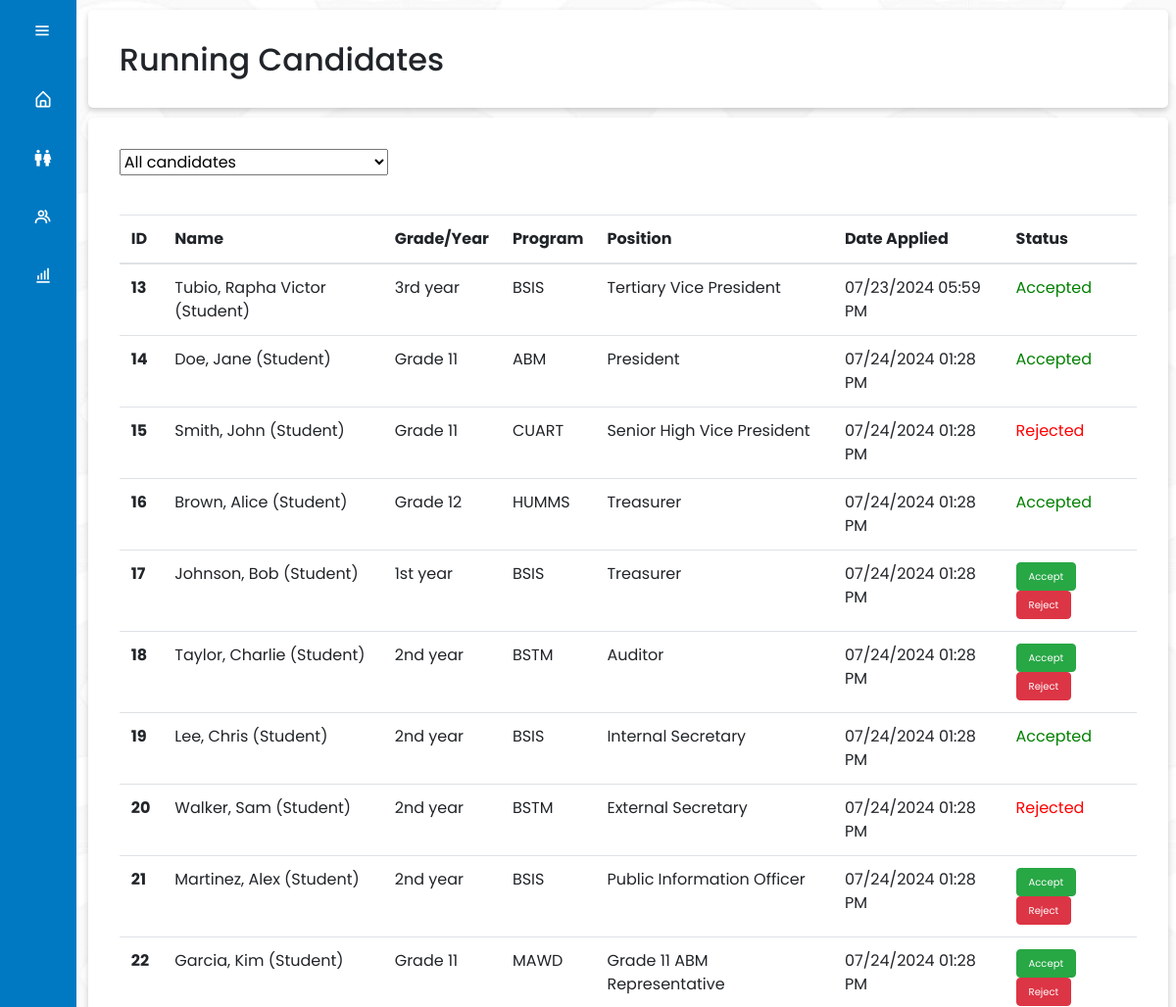
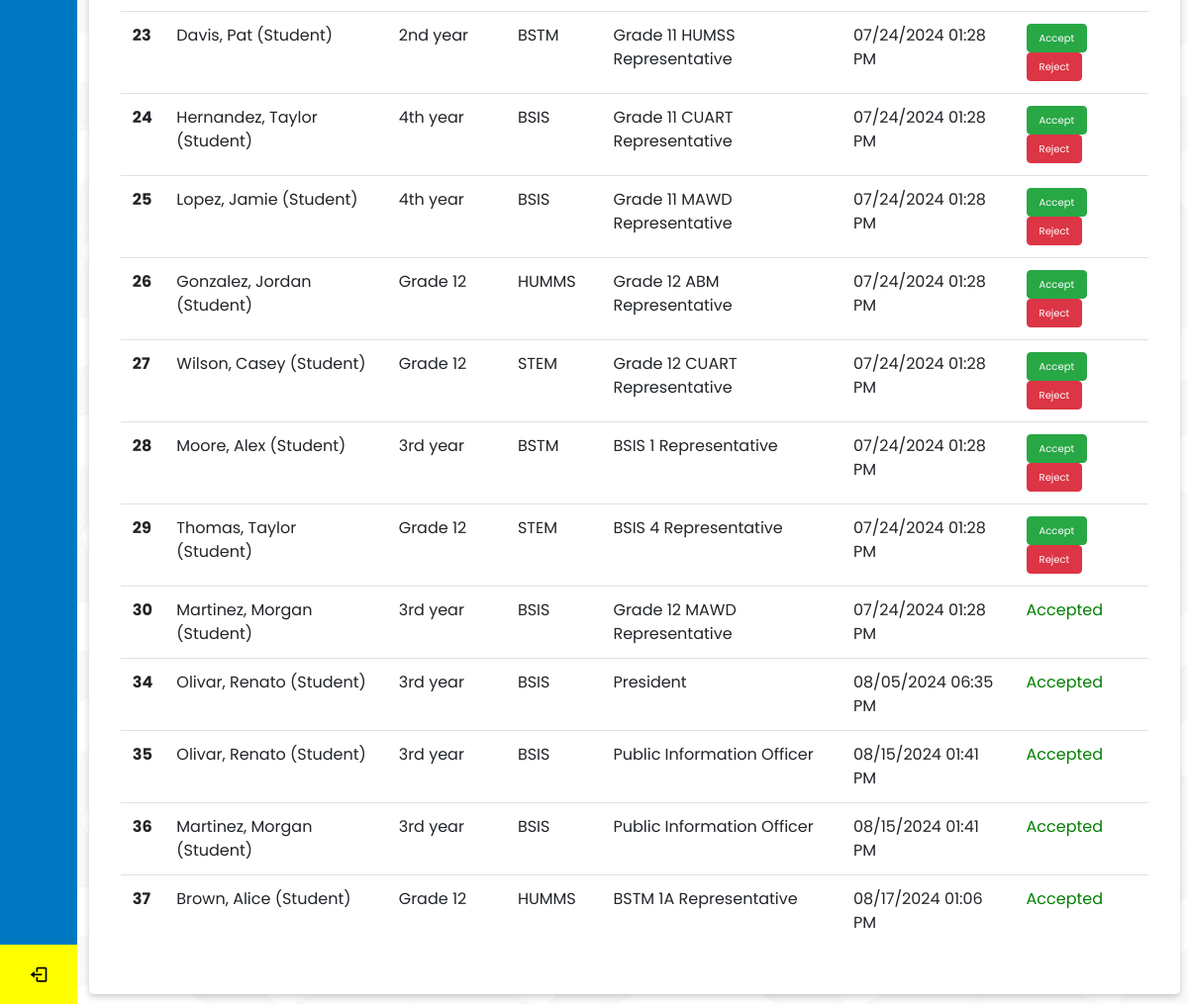
/admin/admin-candidate.php, run on the app's committed database (2 pictures, top to bottom).
### tables this page shows
CREATE TABLE `users` (
  `user_id` varchar(155) NOT NULL,
  `user_profile` blob NOT NULL,
  `user_name` varchar(155) NOT NULL,
  `user_email` varchar(155) NOT NULL,
  `user_pw` varchar(155) NOT NULL
);

CREATE TABLE `candidate` (
  `candidate_id` int(11) NOT NULL,
  `voter_id` int(11) DEFAULT NULL,
  `position_id` varchar(155) NOT NULL,
  `candidate_details` mediumtext NOT NULL,
  `hobbies` varchar(355) DEFAULT NULL,
  `platform` varchar(355) NOT NULL,
  `party_code` varchar(55) DEFAULT NULL,
  `date_applied` datetime NOT NULL,
  `status` varchar(40) NOT NULL,
  `support_count` int(11) DEFAULT NULL
);

CREATE TABLE `voters` (
  `voter_id` int(11) NOT NULL,
  `user_id` varchar(155) NOT NULL,
  `voter_gender` varchar(20) NOT NULL,
  `voter_num` int(11) DEFAULT NULL,
  `voter_grade` varchar(20) NOT NULL,
  `program_code` varchar(55) NOT NULL,
  `voter_club` varchar(55) DEFAULT NULL,
  `academic_year` varchar(50) NOT NULL,
  `date_registered` datetime NOT NULL,
  `vote_status` varchar(20) NOT NULL
);

CREATE TABLE `position` (
  `position_id` varchar(55) NOT NULL,
  `position_rank` int(11) DEFAULT NULL,
  `position_name` varchar(155) NOT NULL,
  `date_added` date NOT NULL DEFAULT current_timestamp()
);

### admin/admin-candidate.php (the view, shortened to what this page needs)
<?php
    include 'admin-sidebar.php';
    include 'db.php';
?>
<!DOCTYPE html>
<html>
    <head>
        <link rel="stylesheet" type="text/css" href="admin-style/candidate_style.css?v=<?php echo time(); ?>">
        <link href='https://unpkg.com/boxicons@2.1.4/css/boxicons.min.css' rel='stylesheet'>
        <link rel="stylesheet" href="https://cdn.datatables.net/1.11.5/css/jquery.dataTables.min.css">
    </head>
    <body>
        <div class="main-content">
            <div class="item" id="item-1">
                <h2>Running Candidates</h2>
            </div>
                <div class="item" id="item-3">
                    <select id="positionDropdown" onchange="updateTable()">
                        <option value="" disabled selected hidden>All candidates</option>
                    </select>
                <table id="myTable" class="table table-hover">
                    <thead>
                        <tr>
                            <th scope="col">ID</th>
                            <th scope="col">Name</th>
                            <th scope="col">Grade/Year</th>
                            <th scope="col">Program</th>
                            <th scope="col">Position</th>
                            <th scope="col">Date Applied</th>
                            <th scope="col">Status</th>
                        </tr>
                    </thead>
                    <tbody>
                        <?php
                                $query = "SELECT c.candidate_id, p.position_name, u.user_name, v.program_code, v.voter_grade,  c.position_id, c.date_applied, c.status
                                FROM users u
                                INNER JOIN voters v ON u.user_id = v.user_id
                                INNER JOIN candidate c ON v.voter_id = c.voter_id
                                LEFT JOIN position p ON c.position_id = p.position_id";
                                $result = mysqli_query($conn, $query);
                                if ($result->num_rows > 0) {
                                    while ($row = $result->fetch_assoc()) {
                                    $c_id = $row['candidate_id'];
                                    $position = $row['position_name'];
                                    $position_id = $row['position_id'];
                                    $usern = $row['user_name'];
                                    $grade = $row['voter_grade'];
                                    $program = $row['program_code'];
                                    $date = $row['date_applied'];
                                    $status = $row['status'];
                                    $dateTime = DateTime::createFromFormat('Y-m-d H:i:s', $date);
                                    $formattedDate = $dateTime ? $dateTime->format('m/d/Y h:i A') : 'N/A';
                                    switch ($grade) {
                                    case 'g11':
                                        $ggrade = 'Grade 11';
                                        break;
                                    case 'g12':
                                        $ggrade = 'Grade 12';
                                        break;
                                    default:
                                        $ggrade = $grade;
                                    }
                                        echo "<tr class='clickable-row' data-position='$position_id' data-candidate-id='$c_id'>";
                                        echo "<th scope='row'>$c_id</th>";
                                        echo "<td>$usern</td>";
                                        echo "<td>$ggrade</td>";
                                        echo "<td>$program</td>";
                                        echo "<td>$position</td>";
                                        echo "<td>$formattedDate</td>";
                                        if (!($status == 'Under Review' || $status == null)) {
                                            if ($status == 'Accepted') {
                                                echo "<td style='color: green;'>$status</td>";
                                            } elseif ($status == 'Rejected') {
                                                echo "<td style='color: red;'>$status</td>";
                                            } else {
                                                echo "<td style='color: grey;'>$status</td>";
                                            }
                                        } else {
                                            echo "<td>
                                                <form method='POST' action='update_status.php' style='display:inline;' onsubmit='return confirmAction()'>
                                                    <input type='hidden' name='candidate_id' value='$c_id'>
                                                    <input type='hidden' name='status' value='Accepted'>
                                                    <button type='submit' id='btn' class='btn btn-success' onclick='event.stopPropagation();'>Accept</button>
                                                </form>
                                                <form method='POST' action='update_status.php' style='display:inline;' onsubmit='return confirmAction()'>
                                                    <input type='hidden' name='candidate_id' value='$c_id'>
                                                    <input type='hidden' name='status' value='Rejected'>
                                                    <button type='submit' id='btn' class='btn btn-danger' onclick='event.stopPropagation();'>Reject</button>
                                                </form>
                                            </td>";
                                        }
                                        echo "</tr>";
                                        }
                                } else {
                                    echo "No data";
                                }
                            ?>
                    </tbody>
                </table>
            </div>
        </div>
    </body>
    </html>

### admin/admin-style/candidate_style.css (style rules this page uses)
* { margin: 0; padding: 0; }
body { background-image: url("assets/images/background.jpg"); overflow-y: auto; box-sizing: border-box; font-family: "Poppins" , sans-serif; }
.main-content { position: absolute; top: 0; left: 80px; transition: all 0.5s ease; width: calc(100% - 78px); display: flex; flex-wrap: wrap; padding: 0.3rem; }
.main-content .item { min-height: 50px; text-align: left; padding: 2rem; border-radius: 5px; margin: 5px; background-color: white; box-shadow: 0 3px 6px rgba(0, 0, 0, 0.2); flex: auto; }
.main-content .item #positionDropdown { margin-bottom: 40px; }
.main-content .item table tbody { vertical-align: middle; }
.main-content #item-1 { flex-basis: 50%; height: 100px; }
.main-content #item-3 { flex-basis: 100%; min-height: 80vh; }
#btn { font-size: 10px; }

### admin/admin-sidebar.php (style rules this page uses)
* { margin: 0; padding: 0; box-sizing: border-box; font-family: "Poppins" , sans-serif; }
body { position: relative; min-height: 100vh; width: 100%; overflow: hidden; }

### data on the page
users: candidate.candidate_id "13", user_name "Tubio, Rapha Victor (Student)", voters.voter_grade "3rd year", voters.program_code "BSIS", position.position_name "Tertiary Vice President", candidate.date_applied "07/23/2024 05:59 PM", candidate.status "Accepted"
users: candidate.candidate_id "14", user_name "Doe, Jane (Student)", voters.voter_grade "Grade 11", voters.program_code "ABM", position.position_name "President", candidate.date_applied "07/24/2024 01:28 PM", candidate.status "Accepted"
users: candidate.candidate_id "15", user_name "Smith, John (Student)", voters.voter_grade "Grade 11", voters.program_code "CUART", position.position_name "Senior High Vice President", candidate.date_applied "07/24/2024 01:28 PM", candidate.status "Rejected"
users: candidate.candidate_id "16", user_name "Brown, Alice (Student)", voters.voter_grade "Grade 12", voters.program_code "HUMMS", position.position_name "Treasurer", candidate.date_applied "07/24/2024 01:28 PM", candidate.status "Accepted", candidate.candidate_id "37", position.position_name "BSTM 1A Representative", candidate.date_applied "08/17/2024 01:06 PM"
users: candidate.candidate_id "17", user_name "Johnson, Bob (Student)", voters.voter_grade "1st year", voters.program_code "BSIS", position.position_name "Treasurer", candidate.date_applied "07/24/2024 01:28 PM"
users: candidate.candidate_id "18", user_name "Taylor, Charlie (Student)", voters.voter_grade "2nd year", voters.program_code "BSTM", position.position_name "Auditor", candidate.date_applied "07/24/2024 01:28 PM"
users: candidate.candidate_id "19", user_name "Lee, Chris (Student)", voters.voter_grade "2nd year", voters.program_code "BSIS", position.position_name "Internal Secretary", candidate.date_applied "07/24/2024 01:28 PM", candidate.status "Accepted"
users: candidate.candidate_id "20", user_name "Walker, Sam (Student)", voters.voter_grade "2nd year", voters.program_code "BSTM", position.position_name "External Secretary", candidate.date_applied "07/24/2024 01:28 PM", candidate.status "Rejected"
users: candidate.candidate_id "21", user_name "Martinez, Alex (Student)", voters.voter_grade "2nd year", voters.program_code "BSIS", position.position_name "Public Information Officer", candidate.date_applied "07/24/2024 01:28 PM"
users: candidate.candidate_id "22", user_name "Garcia, Kim (Student)", voters.voter_grade "Grade 11", voters.program_code "MAWD", position.position_name "Grade 11 ABM Representative", candidate.date_applied "07/24/2024 01:28 PM"
users: candidate.candidate_id "23", user_name "Davis, Pat (Student)", voters.voter_grade "2nd year", voters.program_code "BSTM", position.position_name "Grade 11 HUMSS Representative", candidate.date_applied "07/24/2024 01:28 PM"
users: candidate.candidate_id "24", user_name "Hernandez, Taylor (Student)", voters.voter_grade "4th year", voters.program_code "BSIS", position.position_name "Grade 11 CUART Representative", candidate.date_applied "07/24/2024 01:28 PM"
users: candidate.candidate_id "25", user_name "Lopez, Jamie (Student)", voters.voter_grade "4th year", voters.program_code "BSIS", position.position_name "Grade 11 MAWD Representative", candidate.date_applied "07/24/2024 01:28 PM"
users: candidate.candidate_id "26", user_name "Gonzalez, Jordan (Student)", voters.voter_grade "Grade 12", voters.program_code "HUMMS", position.position_name "Grade 12 ABM Representative", candidate.date_applied "07/24/2024 01:28 PM"
users: candidate.candidate_id "27", user_name "Wilson, Casey (Student)", voters.voter_grade "Grade 12", voters.program_code "STEM", position.position_name "Grade 12 CUART Representative", candidate.date_applied "07/24/2024 01:28 PM"
users: candidate.candidate_id "28", user_name "Moore, Alex (Student)", voters.voter_grade "3rd year", voters.program_code "BSTM", position.position_name "BSIS 1 Representative", candidate.date_applied "07/24/2024 01:28 PM"
users: candidate.candidate_id "29", user_name "Thomas, Taylor (Student)", voters.voter_grade "Grade 12", voters.program_code "STEM", position.position_name "BSIS 4 Representative", candidate.date_applied "07/24/2024 01:28 PM"
users: candidate.candidate_id "30", user_name "Martinez, Morgan (Student)", voters.voter_grade "3rd year", voters.program_code "BSIS", position.position_name "Grade 12 MAWD Representative", candidate.date_applied "07/24/2024 01:28 PM", candidate.status "Accepted", candidate.candidate_id "36", position.position_name "Public Information Officer", candidate.date_applied "08/15/2024 01:41 PM"
users: candidate.candidate_id "34", user_name "Olivar, Renato (Student)", voters.voter_grade "3rd year", voters.program_code "BSIS", position.position_name "President", candidate.date_applied "08/05/2024 06:35 PM", candidate.status "Accepted", candidate.candidate_id "35", position.position_name "Public Information Officer", candidate.date_applied "08/15/2024 01:41 PM"
